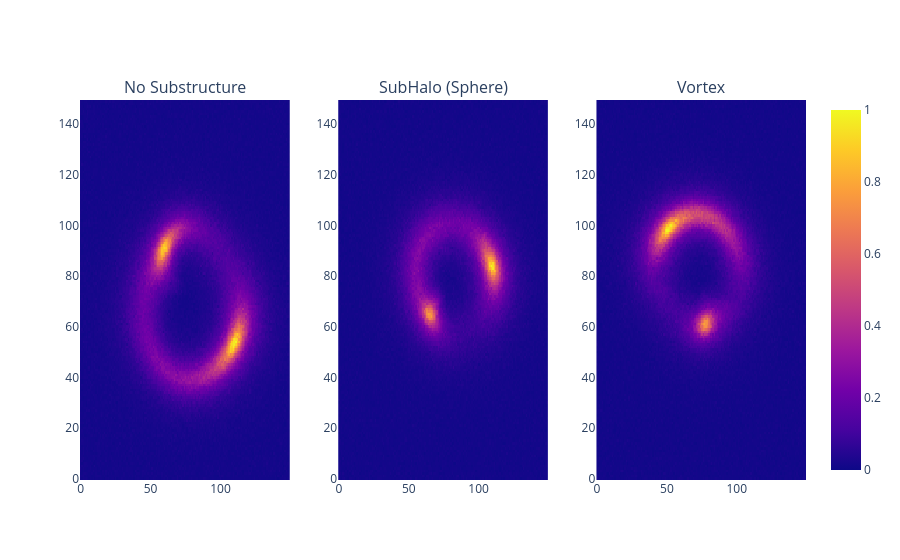

Notebook cell for this chart:
### Markdown cell above
The dataset was synthetically generated utilizing the $\texttt{lenstronomy}$ package. 
It comprises strong gravitational lensing images categorized into three distinct morphological classes: no substructure, subhalo (spherical) substructure, and vortex substructure.

### Code cell
from plotly.subplots import make_subplots

fig = make_subplots(rows=1, cols=3,
    subplot_titles=('No Substructure',
                    'SubHalo (Sphere)',
                    'Vortex'))

img = np.load('../dataset/train/no/1.npy').squeeze()
sub_fig = px.imshow(img)
fig.add_trace(sub_fig.data[0], row=1, col=1)

img = np.load('../dataset/train/sphere/2.npy').squeeze()
sub_fig = px.imshow(img)
fig.add_trace(sub_fig.data[0], row=1, col=2)

img = np.load('../dataset/train/vort/3.npy').squeeze()
sub_fig = px.imshow(img)
fig.add_trace(sub_fig.data[0], row=1, col=3)

fig.write_image(fr'{DIR}/classes.png',
    width=1048, height=450)
fig.show()

### Figure 1 — Plotly figure (JSON) as saved in the notebook; plotly's stock layout.template omitted (floating-point values rounded to 4 significant figures; data arrays with more than 128 entries replaced by an {"elided": "..."} marker saying what was removed)
{"data": [{"coloraxis": "coloraxis", "hovertemplate": "x: %{x}<br>y: %{y}<br>color: %{z}<extra></extra>", "name": "0", "type": "heatmap", "xaxis": "x", "yaxis": "y", "z": {"elided": "150x150 float values"}}, {"coloraxis": "coloraxis", "hovertemplate": "x: %{x}<br>y: %{y}<br>color: %{z}<extra></extra>", "name": "0", "type": "heatmap", "xaxis": "x2", "yaxis": "y2", "z": {"elided": "150x150 float values"}}, {"coloraxis": "coloraxis", "hovertemplate": "x: %{x}<br>y: %{y}<br>color: %{z}<extra></extra>", "name": "0", "type": "heatmap", "xaxis": "x3", "yaxis": "y3", "z": {"elided": "150x150 float values"}}], "layout": {"annotations": [{"font": {"size": 16}, "showarrow": false, "text": "No Substructure", "x": 0.1444, "xanchor": "center", "xref": "paper", "y": 1, "yanchor": "bottom", "yref": "paper"}, {"font": {"size": 16}, "showarrow": false, "text": "SubHalo (Sphere)", "x": 0.5, "xanchor": "center", "xref": "paper", "y": 1, "yanchor": "bottom", "yref": "paper"}, {"font": {"size": 16}, "showarrow": false, "text": "Vortex", "x": 0.8556, "xanchor": "center", "xref": "paper", "y": 1, "yanchor": "bottom", "yref": "paper"}], "xaxis": {"anchor": "y", "domain": [0, 0.2889]}, "xaxis2": {"anchor": "y2", "domain": [0.3556, 0.6444]}, "xaxis3": {"anchor": "y3", "domain": [0.7111, 1]}, "yaxis": {"anchor": "x", "domain": [0, 1]}, "yaxis2": {"anchor": "x2", "domain": [0, 1]}, "yaxis3": {"anchor": "x3", "domain": [0, 1]}}}
